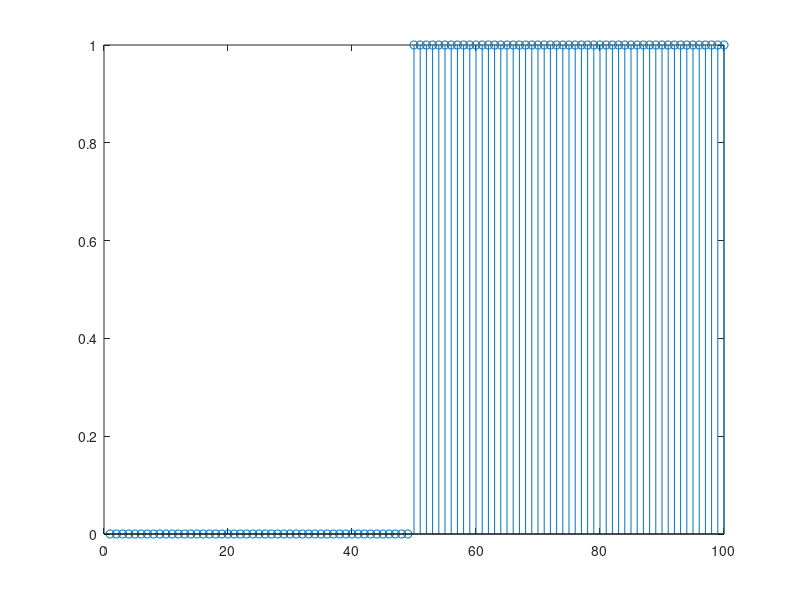
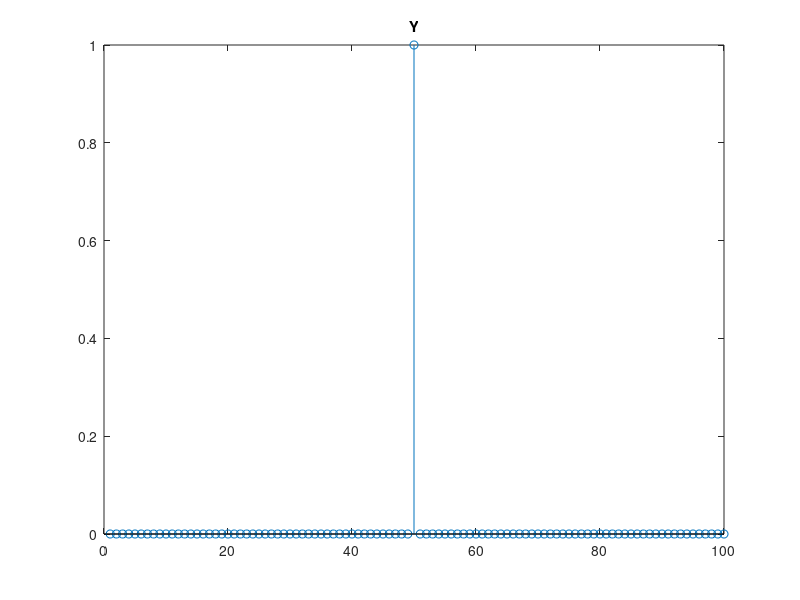

The MATLAB source for these figures, in order:
N = 100;

x = zeros(1, N);
x(N/2:N) = 1;

tic;
for n = 2:N
  y(n) = x(n) - x(n-1);
end
toc

figure;
stem(x);

figure;
stem(y);
title('Y');
